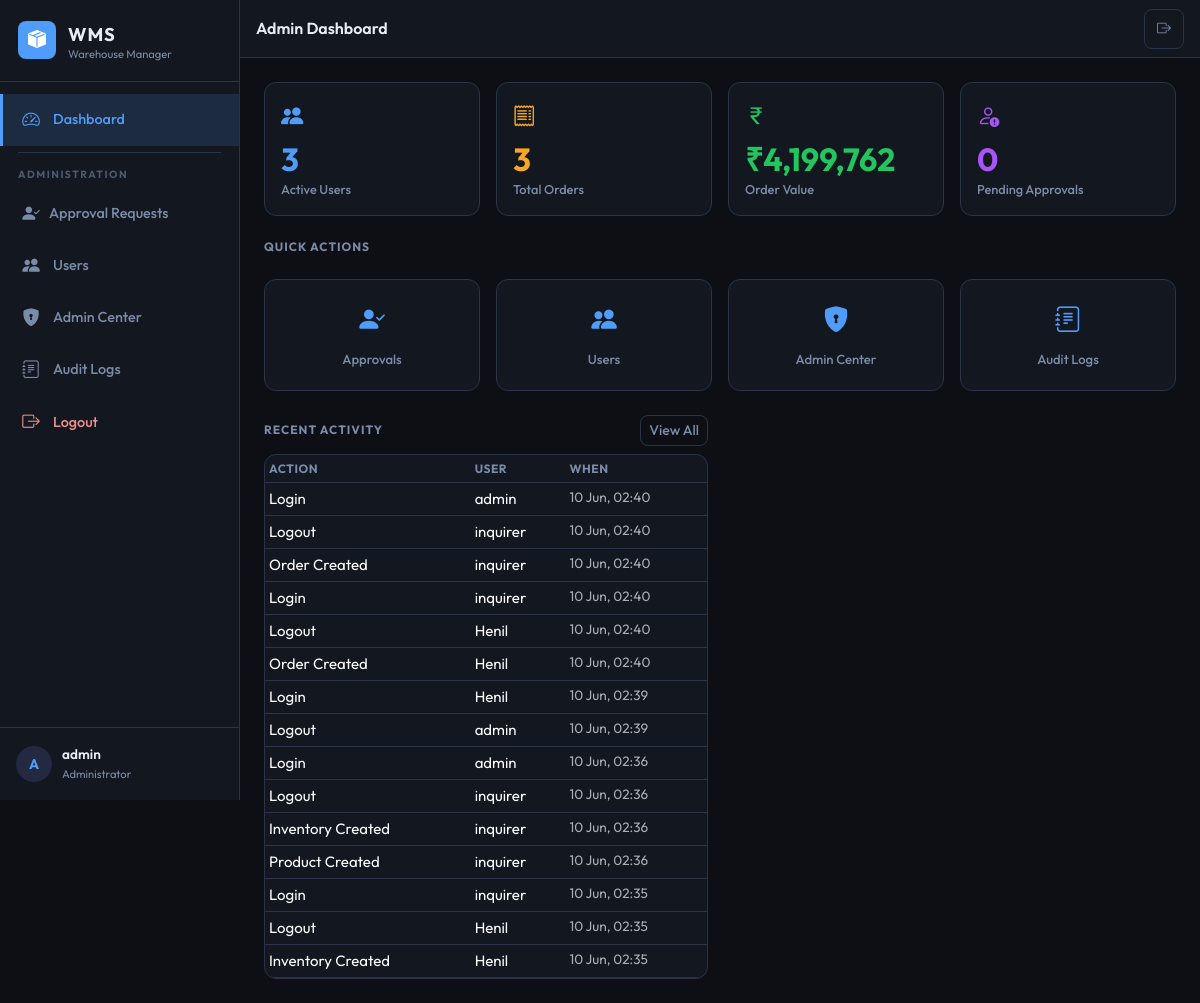
Before: / (signed in) with the older database file.
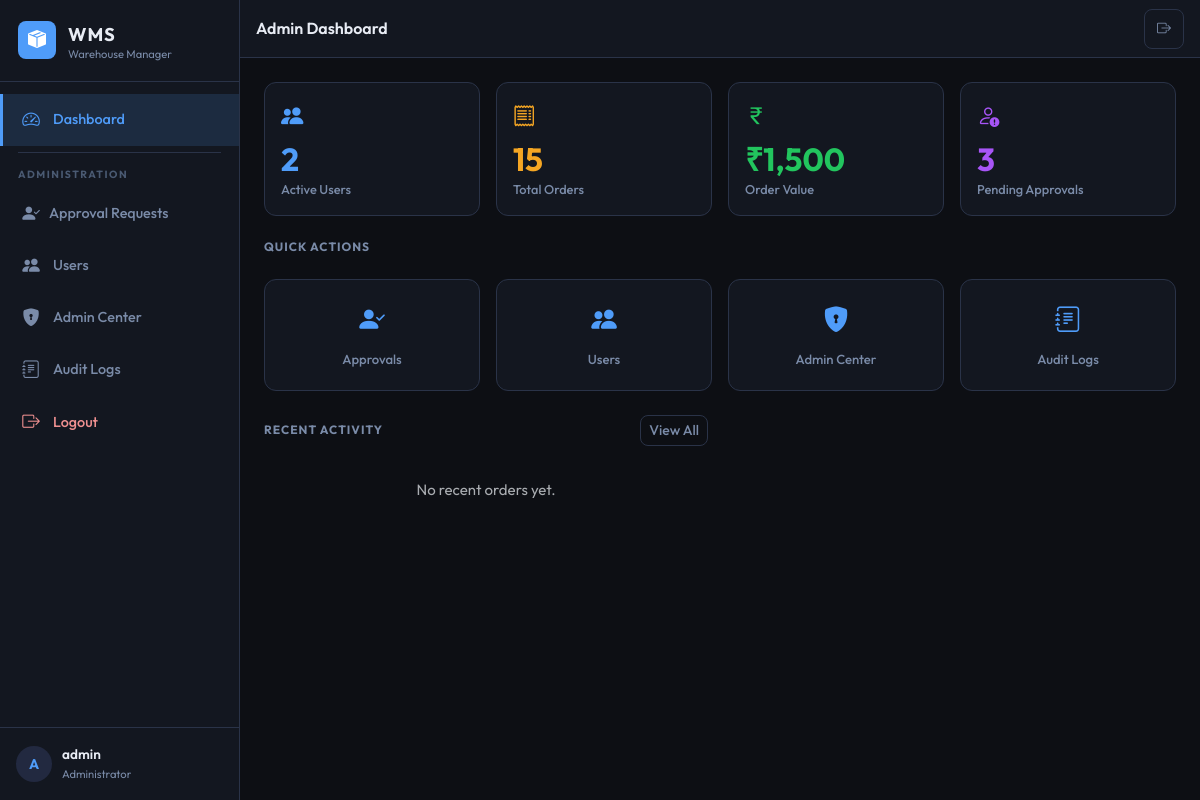
After: the same page with the newer database file.
### aps/models.py (models this page shows, shortened)
class AuditLog(models.Model):
    ACTION_LOGIN = 'login'
    ACTION_LOGOUT = 'logout'
    ACTION_USER_APPROVED = 'user_approved'
    ACTION_USER_REJECTED = 'user_rejected'
    ACTION_USER_DEACTIVATED = 'user_deactivated'
    ACTION_USER_ACTIVATED = 'user_activated'
    ACTION_PRODUCT_CREATED = 'product_created'
    ACTION_PRODUCT_UPDATED = 'product_updated'
    ACTION_PRODUCT_DELETED = 'product_deleted'
    ACTION_PRODUCT_RESTORED = 'product_restored'
    ACTION_PRODUCT_PERMANENT_DELETE = 'product_permanent_delete'
    ACTION_INVENTORY_CREATED = 'inventory_created'
    ACTION_INVENTORY_UPDATED = 'inventory_updated'
    ACTION_INVENTORY_DELETED = 'inventory_deleted'
    ACTION_LOCATION_CHANGED = 'location_changed'
    ACTION_ORDER_CREATED = 'order_created'
    ACTION_ORDER_UPDATED = 'order_updated'
    ACTION_ORDER_DELETED = 'order_deleted'
    ACTION_EXPORT = 'export'
    ACTION_SETTINGS_CHANGED = 'settings_changed'
    ACTION_CATEGORY_CREATED = 'category_created'
    ACTION_SUBCATEGORY_CREATED = 'subcategory_created'
    ACTION_WISHLIST_ADD = 'wishlist_add'
    ACTION_WISHLIST_REMOVE = 'wishlist_remove'
    ACTION_PERMISSION_CHANGED = 'permission_changed'
    ACTION_EMAIL_SENT = 'email_sent'
    ACTION_EMAIL_FAILED = 'email_failed'
    ACTION_CHOICES = [
        (ACTION_LOGIN, 'Login'),
        (ACTION_LOGOUT, 'Logout'),
        (ACTION_USER_APPROVED, 'User Approved'),
        (ACTION_USER_REJECTED, 'User Rejected'),
        (ACTION_USER_DEACTIVATED, 'User Deactivated'),
        (ACTION_USER_ACTIVATED, 'User Activated'),
        (ACTION_PRODUCT_CREATED, 'Product Created'),
        (ACTION_PRODUCT_UPDATED, 'Product Updated'),
        (ACTION_PRODUCT_DELETED, 'Product Deleted'),
        (ACTION_PRODUCT_RESTORED, 'Product Restored'),
        (ACTION_PRODUCT_PERMANENT_DELETE, 'Product Permanently Deleted'),
        (ACTION_INVENTORY_CREATED, 'Inventory Created'),
        (ACTION_INVENTORY_UPDATED, 'Inventory Updated'),
        (ACTION_INVENTORY_DELETED, 'Inventory Deleted'),
        (ACTION_LOCATION_CHANGED, 'Location Changed'),
        (ACTION_ORDER_CREATED, 'Order Created'),
        (ACTION_ORDER_UPDATED, 'Order Updated'),
        (ACTION_ORDER_DELETED, 'Order Deleted'),
        (ACTION_EXPORT, 'Data Export'),
        (ACTION_SETTINGS_CHANGED, 'Settings Changed'),
        (ACTION_CATEGORY_CREATED, 'Category Created'),
        (ACTION_SUBCATEGORY_CREATED, 'Subcategory Created'),
        (ACTION_WISHLIST_ADD, 'Wishlist Add'),
        (ACTION_WISHLIST_REMOVE, 'Wishlist Remove'),
        (ACTION_PERMISSION_CHANGED, 'Permission Changed'),
        (ACTION_EMAIL_SENT, 'Email Sent'),
        (ACTION_EMAIL_FAILED, 'Email Failed'),
    ]
    user = models.ForeignKey(
        User,
        on_delete=models.SET_NULL,
        null=True, blank=True,
        related_name='audit_logs',
        help_text='User who performed the action.',
    )
    action = models.CharField(max_length=40, choices=ACTION_CHOICES, db_index=True)
    object_type = models.CharField(max_length=50, blank=True, db_index=True)
    object_id = models.PositiveIntegerField(null=True, blank=True, db_index=True)
    object_repr = models.CharField(max_length=255, blank=True)
    details = models.TextField(blank=True, help_text='JSON or text details of the change.')
    ip_address = models.GenericIPAddressField(null=True, blank=True)
    user_agent = models.CharField(max_length=500, blank=True)
    created_at = models.DateTimeField(auto_now_add=True, db_index=True)
    class Meta:
        ordering = ['-created_at']
        verbose_name = 'Audit Log'
        verbose_name_plural = 'Audit Logs'
        indexes = [
            models.Index(fields=['action', '-created_at'], name='idx_audit_action_date'),
            models.Index(fields=['user', '-created_at'], name='idx_audit_user_date'),
            models.Index(fields=['object_type', 'object_id'], name='idx_audit_object'),
        ]

### aps/views/dashboard.py (the view, shortened to what this page needs)
# urls.py: path('', views.dashboard, name='dashboard'),
@login_required
def dashboard(request):
    if is_administrator(request.user):
        stats = DashboardService.company_stats(request.user)
        context = {
            'page_title': 'Admin Dashboard',
            'active_menu': 'dashboard',
            'is_admin_dashboard': True,
            **stats,
        }
    return render(request, 'aps/dashboard.html', context)

### aps/permissions.py (called while the page is built)
def is_administrator(user):
    return user.is_authenticated and user.is_active and (
        user.is_staff or user.is_superuser
    )

def can_export(user):
    if is_administrator(user):
        return True
    profile = get_user_profile(user)
    return profile and profile.can_export

def can_manage_settings(user):
    if is_administrator(user):
        return True
    profile = get_user_profile(user)
    return profile and profile.can_manage_settings

def can_delete_products(user):
    if is_administrator(user):
        return True
    profile = get_user_profile(user)
    return profile and profile.can_delete_products

### aps/templatetags/aps_tags.py (called while the page is built)
@register.simple_tag
def active_class(request, *url_names):
    try:
        match = resolve(request.path)
        if match.url_name in url_names:
            return "active"
    except Resolver404:
        pass
    return ""

@register.filter(name="currency")
def currency_filter(value):
    try:
        amount = float(value)
        if amount == int(amount):
            return f"₹{int(amount):,}"
        return f"₹{amount:,.2f}"
    except (ValueError, TypeError):
        return f"₹{value}"

### aps/templates/aps/dashboard.html (shortened to what this page needs)
{% extends 'aps/base.html' %}
{% load static %}
{% load aps_tags %}
{% block content %}
<div class="row g-3 mb-4">
  {% if is_admin_dashboard %}
  <div class="col-6 col-lg-3">
    <div class="stat-card stat-blue">
      <div class="stat-icon"><i class="bi bi-people-fill"></i></div>
      <div class="stat-value">{{ active_users }}</div>
      <div class="stat-label">Active Users</div>
    </div>
  </div>
  <div class="col-6 col-lg-3">
    <div class="stat-card stat-amber">
      <div class="stat-icon"><i class="bi bi-receipt"></i></div>
      <div class="stat-value">{{ total_orders }}</div>
      <div class="stat-label">Total Orders</div>
    </div>
  </div>
  <div class="col-6 col-lg-3">
    <div class="stat-card stat-green">
      <div class="stat-icon"><i class="bi bi-currency-rupee"></i></div>
      <div class="stat-value">{{ total_order_value|currency }}</div>
      <div class="stat-label">Order Value</div>
    </div>
  </div>
  <div class="col-6 col-lg-3">
    <div class="stat-card stat-purple">
      <div class="stat-icon"><i class="bi bi-person-exclamation"></i></div>
      <div class="stat-value">{{ pending_users }}</div>
      <div class="stat-label">Pending Approvals</div>
    </div>
  </div>
  {% endif %}
</div>
<div class="row g-3 mb-4">
  <div class="col-12">
    <h6 class="section-label">Quick Actions</h6>
  </div>
  {% if is_admin_dashboard %}
  <div class="col-6 col-md-3">
    <a href="{% url 'approval_requests' %}" class="quick-action-card">
      <i class="bi bi-person-check-fill"></i>
      <span>Approvals</span>
    </a>
  </div>
  <div class="col-6 col-md-3">
    <a href="{% url 'users_list' %}" class="quick-action-card">
      <i class="bi bi-people-fill"></i>
      <span>Users</span>
    </a>
  </div>
  <div class="col-6 col-md-3">
    <a href="{% url 'admin_control' %}" class="quick-action-card">
      <i class="bi bi-shield-lock-fill"></i>
      <span>Admin Center</span>
    </a>
  </div>
  <div class="col-6 col-md-3">
    <a href="{% url 'admin_audit_logs' %}" class="quick-action-card">
      <i class="bi bi-journal-text"></i>
      <span>Audit Logs</span>
    </a>
  </div>
  {% endif %}
</div>
<div class="row g-4">
  <div class="col-12 col-lg-6">
    <div class="mb-2 d-flex align-items-center justify-content-between">
      <h6 class="section-label mb-0">{% if is_admin_dashboard %}Recent Activity{% else %}My Recent Orders{% endif %}</h6>
      <a href="{% if is_admin_dashboard %}{% url 'admin_audit_logs' %}{% else %}{% url 'order_list' %}{% endif %}" class="btn btn-sm btn-outline-secondary">View All</a>
    </div>
    {% if is_admin_dashboard and recent_activity %}
    <div class="data-table-wrap">
      <table class="table table-dark table-hover table-sm mb-0">
        <thead><tr><th>Action</th><th>User</th><th>When</th></tr></thead>
        <tbody>
          {% for log in recent_activity %}
          <tr>
            <td>{{ log.get_action_display }}</td>
            <td>{{ log.user.username|default:"—" }}</td>
            <td class="text-muted text-sm">{{ log.created_at|date:"d M, H:i" }}</td>
          </tr>
          {% endfor %}
        </tbody>
      </table>
    </div>
    {% else %}
    <div class="empty-state py-4">
      <p class="text-muted mb-0">No recent orders yet.</p>
    </div>
    {% endif %}
  </div>
</div>
{% endblock %}

### aps/templates/aps/base.html (shortened to what this page needs)
{% load static %}
{% load aps_tags %}
<!DOCTYPE html>
<html lang="en" data-bs-theme="dark">
<head>
  <link rel="stylesheet" href="https://cdn.jsdelivr.net/npm/bootstrap@5.3.3/dist/css/bootstrap.min.css">
  <link rel="stylesheet" href="https://cdn.jsdelivr.net/npm/bootstrap-icons@1.11.3/font/bootstrap-icons.css">
  <link rel="stylesheet" href="{% static 'css/main.css' %}">
</head>
<body>
{% if user.is_authenticated %}
  <div class="app-wrapper">
    <aside class="sidebar d-none d-lg-flex flex-column">
      <div class="sidebar-brand">
        <div class="brand-icon"><i class="bi bi-box-seam-fill"></i></div>
        <div>
          <span class="brand-name">WMS</span>
          <div class="brand-sub">Warehouse Manager</div>
        </div>
      </div>
      {% include 'aps/sidebar_nav.html' %}
      <div class="sidebar-footer">
        <div class="user-chip">
          <div class="user-avatar">{{ user.username|first|upper }}</div>
          <div class="user-info">
            <span class="user-name">{{ user.username }}</span>
            <span class="user-role">{% if user.is_superuser %}Administrator{% elif user.is_staff %}Administrator{% else %}Staff Member{% endif %}</span>
          </div>
        </div>
      </div>
    </aside>
    <div class="main-area">
      <nav class="topnav">
        <div class="topnav-title">{{ page_title|default:"Dashboard" }}</div>
        <div class="topnav-actions">
          <a href="{% url 'logout' %}" class="btn btn-icon btn-outline-secondary btn-sm" title="Logout">
            <i class="bi bi-box-arrow-right"></i>
          </a>
        </div>
      </nav>
      <main class="page-content">
        {% block content %}{% endblock %}
      </main>
    </div>
  </div>
{% else %}
  {% block auth_content %}{% endblock %}
{% endif %}
</body>
</html>

### aps/templates/aps/sidebar_nav.html (shortened to what this page needs)
{% load aps_tags %}
<nav class="sidebar-nav">
  <ul class="nav-list">
    <li class="nav-item">
      <a href="{% url 'dashboard' %}" class="nav-link {% active_class request 'dashboard' %}">
        <i class="bi bi-speedometer2"></i>
        <span>Dashboard</span>
      </a>
    </li>
    {% if is_administrator %}
    <li class="nav-divider"></li>
    <li class="nav-label">Administration</li>
    <li class="nav-item">
      <a href="{% url 'approval_requests' %}" class="nav-link {% active_class request 'approval_requests' %} d-flex align-items-center justify-content-between">
        <div class="d-flex align-items-center">
          <i class="bi bi-person-check-fill me-2"></i>
          <span>Approval Requests</span>
        </div>
      </a>
    </li>
    <li class="nav-item">
      <a href="{% url 'users_list' %}" class="nav-link {% active_class request 'users_list' 'user_details' 'user_products' 'user_locations' 'user_orders' 'user_activity' %}">
        <i class="bi bi-people-fill"></i>
        <span>Users</span>
      </a>
    </li>
    <li class="nav-item">
      <a href="{% url 'admin_control' %}" class="nav-link {% active_class request 'admin_control' 'admin_users' 'admin_user_detail' 'admin_audit_logs' %}">
        <i class="bi bi-shield-lock-fill"></i>
        <span>Admin Center</span>
      </a>
    </li>
    <li class="nav-item">
      <a href="{% url 'admin_audit_logs' %}" class="nav-link {% active_class request 'admin_audit_logs' %}">
        <i class="bi bi-journal-text"></i>
        <span>Audit Logs</span>
      </a>
    </li>
    {% endif %}
    <li class="nav-item">
      <a href="{% url 'logout' %}" class="nav-link nav-link-danger">
        <i class="bi bi-box-arrow-right"></i>
        <span>Logout</span>
      </a>
    </li>
  </ul>
</nav>

Changed rows visible on the page:
removed AuditLog: action "Login", user.username "admin", created_at "10 Jun, 02:40"
removed AuditLog: action "Logout", user.username "inquirer", created_at "10 Jun, 02:40"
removed AuditLog: action "Order Created", user.username "inquirer", created_at "10 Jun, 02:40"
removed AuditLog: action "Login", user.username "inquirer", created_at "10 Jun, 02:40"
removed AuditLog: action "Logout", user.username "Henil", created_at "10 Jun, 02:40"
removed AuditLog: action "Order Created", user.username "Henil", created_at "10 Jun, 02:40"
removed AuditLog: action "Login", user.username "Henil", created_at "10 Jun, 02:39"
removed AuditLog: action "Logout", user.username "admin", created_at "10 Jun, 02:39"
removed AuditLog: action "Login", user.username "admin", created_at "10 Jun, 02:36"
removed AuditLog: action "Logout", user.username "inquirer", created_at "10 Jun, 02:36"
removed AuditLog: action "Inventory Created", user.username "inquirer", created_at "10 Jun, 02:36"
removed AuditLog: action "Product Created", user.username "inquirer", created_at "10 Jun, 02:36"
removed AuditLog: action "Login", user.username "inquirer", created_at "10 Jun, 02:35"
removed AuditLog: action "Logout", user.username "Henil", created_at "10 Jun, 02:35"
removed AuditLog: action "Inventory Created", user.username "Henil", created_at "10 Jun, 02:35"
Other visible differences:
{{ active_users }}: "3" → "2"
{{ total_orders }}: "3" → "15"
{{ total_order_value|currency }}: "₹4,199,762" → "₹1,500"
{{ pending_users }}: "0" → "3"
text no longer shown: "ACTION USER WHEN"
text now shown: "No recent orders yet."
